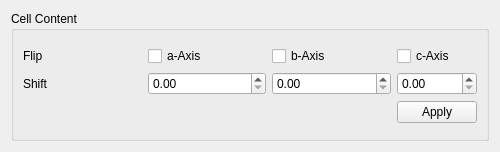
<?xml version="1.0" encoding="UTF-8"?>
<ui version="4.0">
 <class>CellTransformContentMainWidget</class>
 <widget class="QWidget" name="CellTransformContentMainWidget">
  <property name="geometry">
   <rect>
    <x>0</x>
    <y>0</y>
    <width>500</width>
    <height>152</height>
   </rect>
  </property>
  <property name="windowTitle">
   <string>Form</string>
  </property>
  <layout class="QVBoxLayout" name="verticalLayout">
   <item>
    <widget class="QGroupBox" name="groupBox">
     <property name="title">
      <string>Cell Content</string>
     </property>
     <layout class="QVBoxLayout" name="verticalLayout_2">
      <item>
       <layout class="QGridLayout" name="gridLayout">
        <item row="0" column="1">
         <widget class="QCheckBox" name="flipAxisACheckBox">
          <property name="text">
           <string>a-Axis</string>
          </property>
         </widget>
        </item>
        <item row="0" column="0">
         <widget class="QLabel" name="label">
          <property name="text">
           <string>Flip</string>
          </property>
         </widget>
        </item>
        <item row="0" column="2">
         <widget class="QCheckBox" name="flipAxisBCheckBox">
          <property name="text">
           <string>b-Axis</string>
          </property>
         </widget>
        </item>
        <item row="1" column="2">
         <widget class="CustomDoubleSpinBox" name="shiftAxisBDoubleSpinBox"/>
        </item>
        <item row="1" column="0">
         <widget class="QLabel" name="label_2">
          <property name="text">
           <string>Shift</string>
          </property>
         </widget>
        </item>
        <item row="1" column="3">
         <widget class="CustomDoubleSpinBox" name="shiftAxisCDoubleSpinBox"/>
        </item>
        <item row="0" column="3">
         <widget class="QCheckBox" name="flipAxisCCheckBox">
          <property name="text">
           <string>c-Axis</string>
          </property>
         </widget>
        </item>
        <item row="1" column="1">
         <widget class="CustomDoubleSpinBox" name="shiftAxisADoubleSpinBox"/>
        </item>
        <item row="2" column="3">
         <widget class="QPushButton" name="applyPushButton">
          <property name="text">
           <string>Apply</string>
          </property>
         </widget>
        </item>
        <item row="2" column="2">
         <spacer name="horizontalSpacer">
          <property name="orientation">
           <enum>Qt::Horizontal</enum>
          </property>
          <property name="sizeHint" stdset="0">
           <size>
            <width>40</width>
            <height>20</height>
           </size>
          </property>
         </spacer>
        </item>
        <item row="2" column="1">
         <spacer name="horizontalSpacer_2">
          <property name="orientation">
           <enum>Qt::Horizontal</enum>
          </property>
          <property name="sizeHint" stdset="0">
           <size>
            <width>40</width>
            <height>20</height>
           </size>
          </property>
         </spacer>
        </item>
        <item row="2" column="0">
         <spacer name="horizontalSpacer_3">
          <property name="orientation">
           <enum>Qt::Horizontal</enum>
          </property>
          <property name="sizeHint" stdset="0">
           <size>
            <width>40</width>
            <height>20</height>
           </size>
          </property>
         </spacer>
        </item>
       </layout>
      </item>
     </layout>
    </widget>
   </item>
  </layout>
 </widget>
 <customwidgets>
  <customwidget>
   <class>CustomDoubleSpinBox</class>
   <extends>QDoubleSpinBox</extends>
   <header>customdoublespinbox.h</header>
  </customwidget>
 </customwidgets>
 <resources/>
 <connections/>
</ui>
